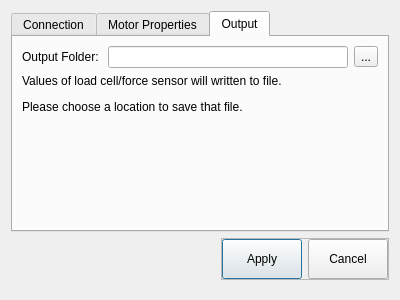
<?xml version="1.0" encoding="UTF-8"?>
<ui version="4.0">
 <class>ConfigDialog</class>
 <widget class="QDialog" name="ConfigDialog">
  <property name="geometry">
   <rect>
    <x>0</x>
    <y>0</y>
    <width>400</width>
    <height>300</height>
   </rect>
  </property>
  <property name="windowTitle">
   <string>Dialog</string>
  </property>
  <property name="modal">
   <bool>true</bool>
  </property>
  <layout class="QVBoxLayout" name="verticalLayout">
   <property name="bottomMargin">
    <number>20</number>
   </property>
   <item>
    <widget class="QTabWidget" name="tabWidget">
     <property name="currentIndex">
      <number>2</number>
     </property>
     <widget class="QWidget" name="connTab">
      <attribute name="title">
       <string>Connection</string>
      </attribute>
      <layout class="QVBoxLayout" name="verticalLayout_3">
       <item>
        <layout class="QVBoxLayout" name="credLayout">
         <item>
          <layout class="QFormLayout" name="credsFormLayout">
           <item row="0" column="0">
            <widget class="QLabel" name="host_label">
             <property name="text">
              <string>Host: </string>
             </property>
            </widget>
           </item>
           <item row="1" column="0">
            <widget class="QLabel" name="portLabel">
             <property name="text">
              <string>Port:</string>
             </property>
            </widget>
           </item>
           <item row="2" column="0">
            <widget class="QLabel" name="status_label">
             <property name="text">
              <string>Status:</string>
             </property>
            </widget>
           </item>
           <item row="0" column="1">
            <widget class="QLineEdit" name="host_val"/>
           </item>
           <item row="1" column="1">
            <widget class="QLineEdit" name="port_val"/>
           </item>
           <item row="2" column="1">
            <widget class="QLabel" name="status_val">
             <property name="text">
              <string>Disconnected</string>
             </property>
            </widget>
           </item>
          </layout>
         </item>
        </layout>
       </item>
      </layout>
     </widget>
     <widget class="QWidget" name="motorTab">
      <attribute name="title">
       <string>Motor Properties</string>
      </attribute>
      <layout class="QVBoxLayout" name="verticalLayout_2">
       <item>
        <layout class="QFormLayout" name="motorProps">
         <item row="0" column="0">
          <widget class="QLabel" name="motor_name_lab">
           <property name="text">
            <string>Motor name: </string>
           </property>
          </widget>
         </item>
         <item row="0" column="1">
          <widget class="QLineEdit" name="motor_name_val"/>
         </item>
         <item row="1" column="0">
          <widget class="QLabel" name="prop_name_label">
           <property name="text">
            <string>Propellant name: </string>
           </property>
          </widget>
         </item>
         <item row="1" column="1">
          <widget class="QLineEdit" name="prop_name_val"/>
         </item>
         <item row="2" column="0">
          <widget class="QLabel" name="motor_mass">
           <property name="text">
            <string>Motor mass (kg): </string>
           </property>
          </widget>
         </item>
         <item row="2" column="1">
          <widget class="QLineEdit" name="motor_mass_val"/>
         </item>
        </layout>
       </item>
      </layout>
     </widget>
     <widget class="QWidget" name="outputTab">
      <attribute name="title">
       <string>Output</string>
      </attribute>
      <layout class="QVBoxLayout" name="verticalLayout_4">
       <item>
        <layout class="QHBoxLayout" name="horizontalLayout">
         <item>
          <widget class="QLabel" name="output_folder_label">
           <property name="text">
            <string>Output Folder: </string>
           </property>
          </widget>
         </item>
         <item>
          <widget class="QLineEdit" name="output_folder_val"/>
         </item>
         <item>
          <widget class="QToolButton" name="browse_btn">
           <property name="text">
            <string>...</string>
           </property>
          </widget>
         </item>
        </layout>
       </item>
       <item alignment="Qt::AlignTop">
        <widget class="QLabel" name="note_label">
         <property name="text">
          <string>&lt;html&gt;&lt;head/&gt;&lt;body&gt;&lt;p&gt;Values of load cell/force sensor will written to file.&lt;/p&gt;&lt;p&gt;Please choose a location to save that file.&lt;/p&gt;&lt;/body&gt;&lt;/html&gt;</string>
         </property>
        </widget>
       </item>
      </layout>
     </widget>
    </widget>
   </item>
   <item alignment="Qt::AlignRight">
    <widget class="QFrame" name="btnBox">
     <property name="minimumSize">
      <size>
       <width>0</width>
       <height>40</height>
      </size>
     </property>
     <property name="maximumSize">
      <size>
       <width>16777215</width>
       <height>45</height>
      </size>
     </property>
     <property name="frameShape">
      <enum>QFrame::StyledPanel</enum>
     </property>
     <property name="frameShadow">
      <enum>QFrame::Raised</enum>
     </property>
     <layout class="QHBoxLayout" name="horizontalLayout_3">
      <property name="spacing">
       <number>6</number>
      </property>
      <property name="leftMargin">
       <number>0</number>
      </property>
      <property name="topMargin">
       <number>0</number>
      </property>
      <property name="rightMargin">
       <number>0</number>
      </property>
      <property name="bottomMargin">
       <number>0</number>
      </property>
      <item>
       <widget class="QPushButton" name="applyBtn">
        <property name="minimumSize">
         <size>
          <width>0</width>
          <height>40</height>
         </size>
        </property>
        <property name="text">
         <string>Apply</string>
        </property>
       </widget>
      </item>
      <item>
       <widget class="QPushButton" name="cancelBtn">
        <property name="minimumSize">
         <size>
          <width>0</width>
          <height>40</height>
         </size>
        </property>
        <property name="text">
         <string>Cancel</string>
        </property>
       </widget>
      </item>
     </layout>
    </widget>
   </item>
  </layout>
 </widget>
 <resources/>
 <connections/>
</ui>
